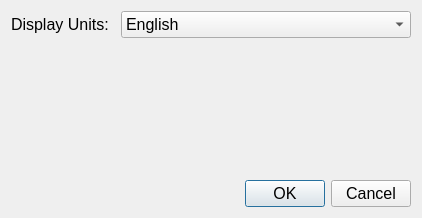
<?xml version="1.0" encoding="UTF-8"?>
<ui version="4.0">
 <class>Dialog</class>
 <widget class="QDialog" name="Dialog">
  <property name="geometry">
   <rect>
    <x>0</x>
    <y>0</y>
    <width>422</width>
    <height>218</height>
   </rect>
  </property>
  <property name="font">
   <font>
    <pointsize>12</pointsize>
   </font>
  </property>
  <property name="windowTitle">
   <string>Settings</string>
  </property>
  <layout class="QVBoxLayout" name="verticalLayout">
   <item>
    <layout class="QFormLayout" name="formLayout">
     <property name="horizontalSpacing">
      <number>12</number>
     </property>
     <property name="verticalSpacing">
      <number>6</number>
     </property>
     <item row="0" column="0">
      <widget class="QLabel" name="label">
       <property name="text">
        <string>Display Units:</string>
       </property>
      </widget>
     </item>
     <item row="0" column="1">
      <widget class="QComboBox" name="units_cb">
       <property name="toolTip">
        <string>Units to be used in displays</string>
       </property>
       <item>
        <property name="text">
         <string>English</string>
        </property>
       </item>
       <item>
        <property name="text">
         <string>Metric</string>
        </property>
       </item>
      </widget>
     </item>
    </layout>
   </item>
   <item>
    <widget class="QDialogButtonBox" name="buttonBox">
     <property name="orientation">
      <enum>Qt::Horizontal</enum>
     </property>
     <property name="standardButtons">
      <set>QDialogButtonBox::Cancel|QDialogButtonBox::Ok</set>
     </property>
    </widget>
   </item>
  </layout>
 </widget>
 <resources/>
 <connections>
  <connection>
   <sender>buttonBox</sender>
   <signal>accepted()</signal>
   <receiver>Dialog</receiver>
   <slot>accept()</slot>
   <hints>
    <hint type="sourcelabel">
     <x>248</x>
     <y>254</y>
    </hint>
    <hint type="destinationlabel">
     <x>157</x>
     <y>274</y>
    </hint>
   </hints>
  </connection>
  <connection>
   <sender>buttonBox</sender>
   <signal>rejected()</signal>
   <receiver>Dialog</receiver>
   <slot>reject()</slot>
   <hints>
    <hint type="sourcelabel">
     <x>316</x>
     <y>260</y>
    </hint>
    <hint type="destinationlabel">
     <x>286</x>
     <y>274</y>
    </hint>
   </hints>
  </connection>
 </connections>
 <buttongroups>
  <buttongroup name="buttonGroupIce"/>
 </buttongroups>
</ui>
